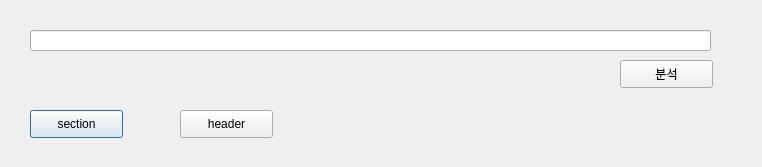
<?xml version="1.0" encoding="UTF-8"?>
<ui version="4.0">
 <class>Dialog</class>
 <widget class="QDialog" name="Dialog">
  <property name="geometry">
   <rect>
    <x>0</x>
    <y>0</y>
    <width>762</width>
    <height>167</height>
   </rect>
  </property>
  <property name="windowTitle">
   <string>Dialog</string>
  </property>
  <widget class="QPushButton" name="pushButton">
   <property name="geometry">
    <rect>
     <x>30</x>
     <y>110</y>
     <width>93</width>
     <height>28</height>
    </rect>
   </property>
   <property name="text">
    <string>section</string>
   </property>
  </widget>
  <widget class="QPushButton" name="pushButton_2">
   <property name="geometry">
    <rect>
     <x>180</x>
     <y>110</y>
     <width>93</width>
     <height>28</height>
    </rect>
   </property>
   <property name="text">
    <string>header</string>
   </property>
  </widget>
  <widget class="QLineEdit" name="lineEdit">
   <property name="geometry">
    <rect>
     <x>30</x>
     <y>30</y>
     <width>681</width>
     <height>21</height>
    </rect>
   </property>
  </widget>
  <widget class="QPushButton" name="inputb">
   <property name="geometry">
    <rect>
     <x>620</x>
     <y>60</y>
     <width>93</width>
     <height>28</height>
    </rect>
   </property>
   <property name="text">
    <string>분석</string>
   </property>
  </widget>
 </widget>
 <resources/>
 <connections/>
</ui>
